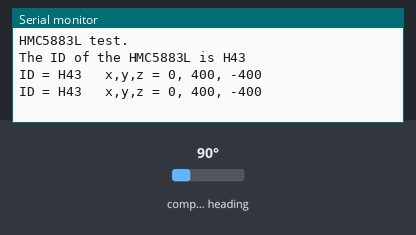
This sketch was run on a simulated Arduino Uno, built with avr-gcc and run on an emulated ATmega328P. On the bench: the last lines printed to the serial monitor. Wiring (inferred from the names in the program): HMC5883L compass at I2C address 0x1E. The test bench sets the inputs (shaded band); at power-on: compass heading 90°.

Above: at 1.2 s.
1.3 s: compass heading set to 7°
At 2.0 s:
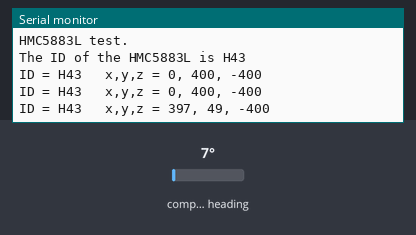
2.8 s: compass heading set to 180°
At 3.3 s:
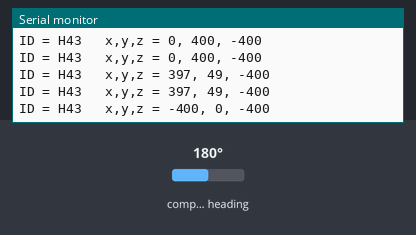
Timing chart, 0 to 5.8 s (numbered marks = the images above; inputs shaded):
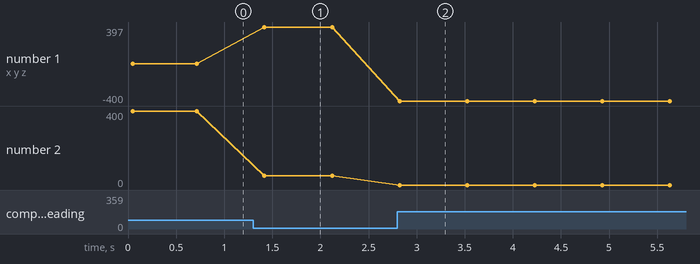

The sketch:

HMC5883l_Mag_Sensor_Test.ino
```cpp
// from:  https://forum.arduino.cc/index.php?topic=388339.0
#include <Wire.h>

const int HMC5883L_address = 0x1E;

void setup()
{
  Serial.begin(9600);
  Serial.println("HMC5883L test.");

  Wire.begin();
  Wire.setClock( 100000L);   // set to 50000L for lower speed

  // Write zero to register 2 of the HMC5883L for continuous mode.
  Wire.beginTransmission( HMC5883L_address);
  Wire.write( 2);
  Wire.write( 0x00);
  int error = Wire.endTransmission();
  if( error != 0)
    Serial.println( "Error 1");

  Serial.println( "The ID of the HMC5883L is H43");
}

void loop()
{
  int error, n;

  // Read the ID registers (ASCII value: 'H', '4', '3')
  Wire.beginTransmission( HMC5883L_address);
  Wire.write( 10);        // set register to 10 for the start of the ID registers.
  error = Wire.endTransmission( false);    // parameter "false" to test with repeated start
  if( error != 0)
    Serial.println( "Error 2");

  n = Wire.requestFrom( HMC5883L_address, 3);
  if( n != 3)
    Serial.println( "Error 3");

  Serial.print( "ID = ");
  Serial.write( Wire.read());  // write the ASCII value.
  Serial.write( Wire.read());  // write the ASCII value.
  Serial.write( Wire.read());  // write the ASCII value.


  Wire.beginTransmission( HMC5883L_address);
  Wire.write( 3);        // set register to 3 for the start of the x,z,y values.
  error = Wire.endTransmission( false);     // parameter "false" to test with repeated start
  if( error != 0)
    Serial.println( "Error 4");

  byte buf[6];
  n = Wire.requestFrom( HMC5883L_address, 6);
  if( n != 6)
    Serial.println( "Error 5");
  Wire.readBytes( buf, 6);

  // The order of the registers is x-z-y
  int x = word( buf[0], buf[1]);  // highbyte first
  int z = word( buf[2], buf[3]);
  int y = word( buf[4], buf[5]);

  Serial.print( "   x,y,z = ");
  Serial.print( x);
  Serial.print( ", ");
  Serial.print( y);
  Serial.print( ", ");
  Serial.println( z);

  delay(700);
}
```

Measured:
- after the input at 1.3 s, the serial monitor: prints a new line after 0.12 s (image 1)
- after the input at 2.8 s, the serial monitor: prints a new line at once (image 2)
- plotted number 1: 0 → 397 after the input at 1.3 s
- plotted number 2: 400 → 49 after the input at 1.3 s
